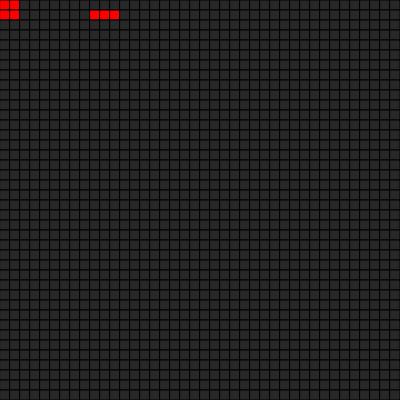
Frame 1 (no input)
Frame 2 (the mouse pressed at the canvas centre, redrawn once): identical to frame 1, image omitted

The p5.js sketch that drew this single still picture (run headless with seeded random() and noise() and a simulated clock; the mouse was pressed at the canvas centre and the sketch redrawn once):

// p5.js sketch
// ── sketch.js
const gray = 40
const squareSize = 10

let fr = 1

const width = 400
const height = 400
let matrixHeight = height / squareSize
let matrixWidth = width / squareSize

let matrix = new Array((matrixHeight + 2) * (matrixWidth + 2)).fill(0)

function setup() {
  createCanvas(width, height);
  background(200);

  frameRate(fr)


  fill(gray)
  for (i = 0; i < matrixHeight; i++) {
    for(j = 0; j < matrixWidth; j++) {
      if (i < matrixHeight && j < matrixWidth) 
        rect(j*squareSize, i*squareSize, squareSize, squareSize)
    }
  } 
  matrix[matrixHeight + 2] = 1;
  //frameRate(fr)
  matrix[90] = 1;
  matrix[91] = 1;
  matrix[92] = 1;
  matrix[matrixHeight + 1] = 1;
  matrix[matrixHeight * 2 + 1] = 1;
  matrix[matrixHeight * 2 + 2] = 1;
  noLoop()
}



function draw() {
  for (i = 0; i < matrixHeight; i++) {
     for(j = 0; j < matrixWidth; j++) {
         if (matrix[(i + 1) * matrixHeight + j + 1] == 1) {
           fill(255, 0 ,0 )
         } else {
           fill(gray)
         }
         rect(j*squareSize, i*squareSize, squareSize, squareSize)
     }
  }
}

function keyPressed()  {
  if (keyCode == 32) {
    if (isLooping() == true) {
      noLoop();
      return;
    }
    loop();
  }
}

function updateMatrix() {
  let newMatrix = new Array((matrixHeight + 2) * (matrixWidth + 2)).fill(0)
  for (i = 1; i <= matrixHeight; i++) {
    for(j = 1; j <= matrixWidth; j++) {
      if (isAlive(i, j)) {
        newMatrix[i * matrixHeight + j] = 1;
      } else {
        newMatrix[i * matrixHeight + j] = 0;
      }
    }
  }
  matrix = newMatrix
}

function isAlive(i, j) {
  neighbours = nrOfNeighbours(i, j);
  if ((neighbours == 2 || neighbours == 3) && matrix[i * matrixHeight + j] == 1)
    return true
  if (neighbours == 3 && matrix[i * matrixHeight + j] == 0)
    return true
  return false
}

function nrOfNeighbours(i, j) {
  return matrix[ (i - 1) * matrixHeight + j - 1] + 
  + matrix[ i * matrixHeight + j - 1] +
  + matrix[ (i - 1) * matrixHeight + j] +
  + matrix[ (i + 1) * matrixHeight + j + 1] +
  + matrix[ (i + 1) * matrixHeight + j] +
  + matrix[ i * matrixHeight + j + 1] + 
  + matrix[ (i + 1) * matrixHeight + j - 1]
  + matrix[ (i - 1) * matrixHeight + j + 1]
}
